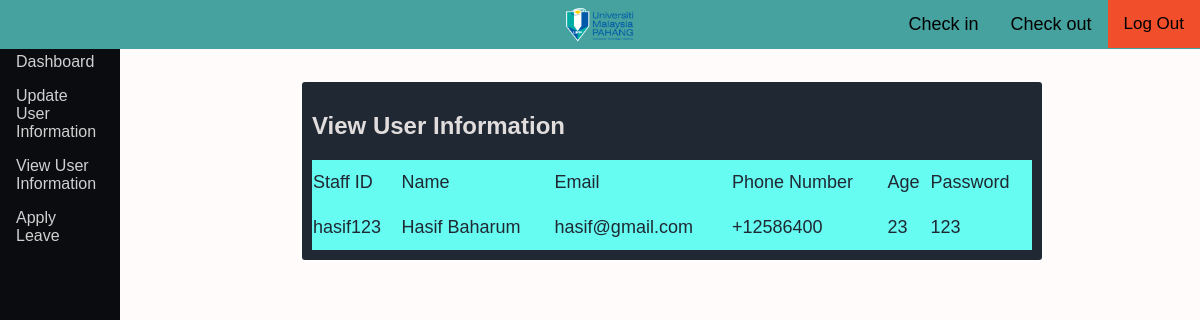
Screenshot of /htmlNphpNJavascript/ViewUserInfo.php (signed in) with the database file from the repository.
### tables this page shows
CREATE TABLE `staff` (
  `StaffId` varchar(10) NOT NULL,
  `StaffPasswrd` varchar(10) NOT NULL,
  `StaffName` varchar(30) NOT NULL,
  `StaffEmail` varchar(20) NOT NULL,
  `StaffNo` varchar(30) NOT NULL,
  `StaffAge` int(10) NOT NULL
);

### htmlNphpNJavascript/ViewPInfoDb.php (the view, shortened to what this page needs)
<?php
include("connection.php");
if (isset($_SESSION['StaffId'])) {
   $StaffId =$_SESSION['StaffId'] ;
   $sqlcommand = "SELECT * FROM `staff`  WHERE (`staff`.`StaffId`='$StaffId')";
   $result = mysqli_query($connect,$sqlcommand);
   if(mysqli_num_rows($result)> 0)
   {
   while($rowTable = mysqli_fetch_assoc($result))
   {
      echo"<tr><td>".$rowTable["StaffId"]."</td><td>".$rowTable["StaffName"]."</td><td>".$rowTable["StaffEmail"]."</td><td>".$rowTable["StaffNo"]."</td><td>".$rowTable["StaffAge"]."</td><td>".$rowTable["StaffPasswrd"]."</td></tr>";}
   }
}
?>

### css/main.css (style rules this page uses)
body { margin: 0; background-color:#fffbfb; }
body { margin: 0; font-family: Arial, Helvetica, sans-serif; }
#actionlog td { padding-top: 12px; padding-bottom: 12px; text-align: left; background-color: #66fcf1; color: #1f2833; font-size: large; }

### rows the page displays
staff: StaffId "hasif123", StaffName "Hasif Baharum", StaffEmail "hasif@gmail.com", StaffNo "+12586400", StaffAge "23", StaffPasswrd "123"
